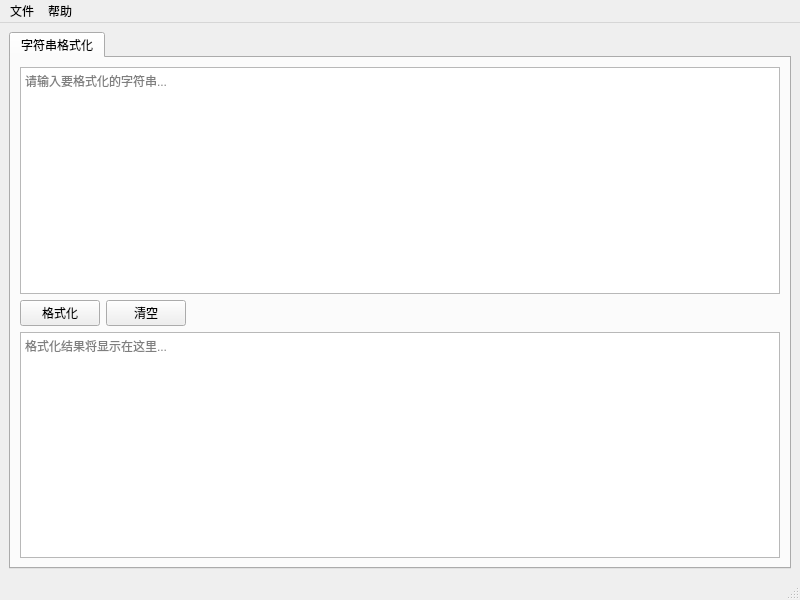
<?xml version="1.0" encoding="UTF-8"?>
<ui version="4.0">
 <class>MainWindow</class>
 <widget class="QMainWindow" name="MainWindow">
  <property name="geometry">
   <rect>
    <x>0</x>
    <y>0</y>
    <width>800</width>
    <height>600</height>
   </rect>
  </property>
  <property name="windowTitle">
   <string>数据库工具</string>
  </property>
  <widget class="QWidget" name="centralwidget">
   <layout class="QVBoxLayout" name="verticalLayout">
    <item>
     <widget class="QTabWidget" name="tabWidget">
      <property name="currentIndex">
       <number>0</number>
      </property>
      <widget class="QWidget" name="tab">
       <attribute name="title">
        <string>字符串格式化</string>
       </attribute>
       <layout class="QVBoxLayout" name="verticalLayout_2">
        <item>
         <widget class="QTextEdit" name="inputTextEdit">
          <property name="placeholderText">
           <string>请输入要格式化的字符串...</string>
          </property>
         </widget>
        </item>
        <item>
         <layout class="QHBoxLayout" name="horizontalLayout">
          <item>
           <widget class="QPushButton" name="formatButton">
            <property name="text">
             <string>格式化</string>
            </property>
           </widget>
          </item>
          <item>
           <widget class="QPushButton" name="clearButton">
            <property name="text">
             <string>清空</string>
            </property>
           </widget>
          </item>
          <item>
           <spacer name="horizontalSpacer">
            <property name="orientation">
             <enum>Qt::Horizontal</enum>
            </property>
            <property name="sizeHint" stdset="0">
             <size>
              <width>40</width>
              <height>20</height>
             </size>
            </property>
           </spacer>
          </item>
         </layout>
        </item>
        <item>
         <widget class="QTextEdit" name="outputTextEdit">
          <property name="readOnly">
           <bool>true</bool>
          </property>
          <property name="placeholderText">
           <string>格式化结果将显示在这里...</string>
          </property>
         </widget>
        </item>
       </layout>
      </widget>
     </widget>
    </item>
   </layout>
  </widget>
  <widget class="QMenuBar" name="menubar">
   <property name="geometry">
    <rect>
     <x>0</x>
     <y>0</y>
     <width>800</width>
     <height>22</height>
    </rect>
   </property>
   <widget class="QMenu" name="menu">
    <property name="title">
     <string>文件</string>
    </property>
    <addaction name="actionExit"/>
   </widget>
   <widget class="QMenu" name="menu_2">
    <property name="title">
     <string>帮助</string>
    </property>
    <addaction name="actionAbout"/>
   </widget>
   <addaction name="menu"/>
   <addaction name="menu_2"/>
  </widget>
  <widget class="QStatusBar" name="statusbar"/>
  <action name="actionExit">
   <property name="text">
    <string>退出</string>
   </property>
  </action>
  <action name="actionAbout">
   <property name="text">
    <string>关于</string>
   </property>
  </action>
 </widget>
 <resources/>
 <connections/>
</ui>
